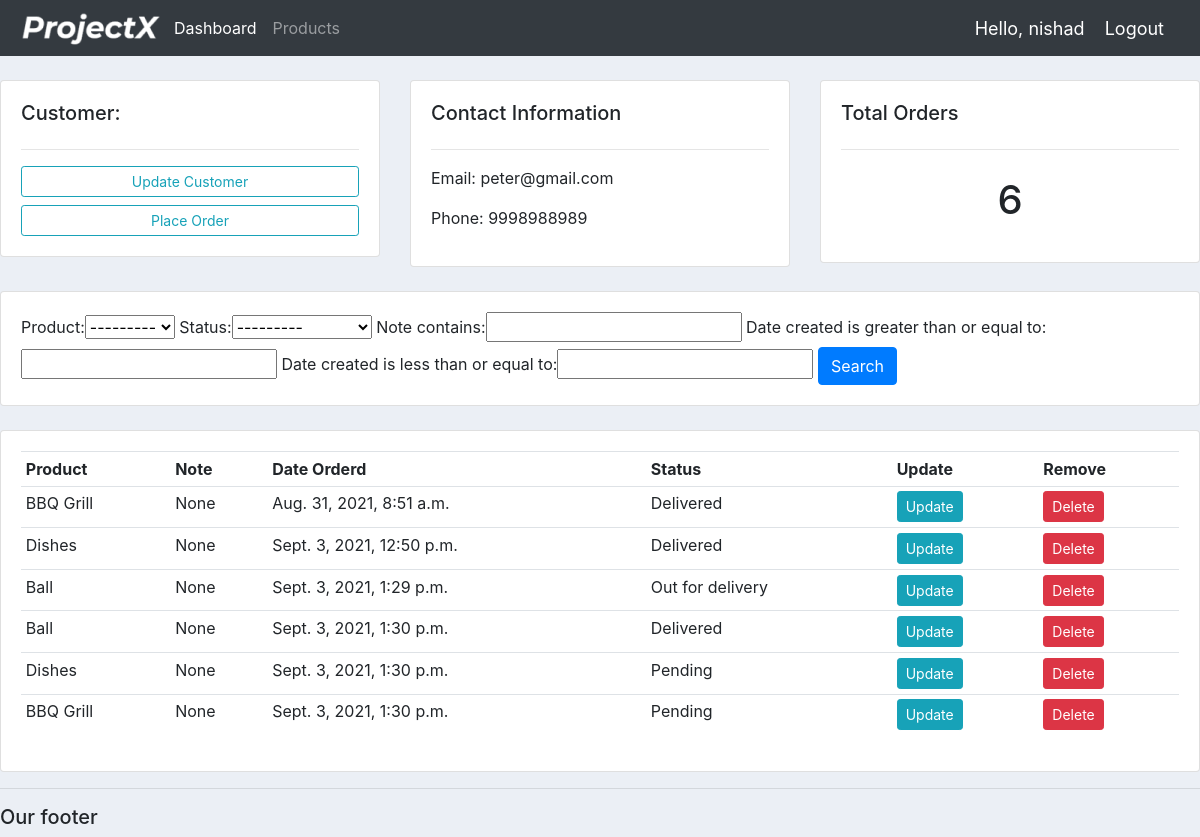
The page /customer/2/ (signed in) on the database its author committed.
### accounts/models.py (models this page shows, shortened)
class Customer(models.Model):
	name = models.CharField(max_length=200, null=True)
	phone = models.CharField(max_length=200, null=True)
	email = models.CharField(max_length=200, null=True)
	date_created = models.DateTimeField(auto_now_add=True, null=True)

class Order(models.Model):
	STATUS = (
			('Pending', 'Pending'),
			('Out for delivery', 'Out for delivery'),
			('Delivered', 'Delivered')
			)
	customer = models.ForeignKey(Customer, null=True, on_delete= models.SET_NULL)
	product =	models.ForeignKey(Product, null=True, on_delete= models.SET_NULL)
	date_created = date_created = models.DateTimeField(auto_now_add=True, null=True)
	status = models.CharField(max_length=200, null=True, choices=STATUS)
	note = models.CharField(max_length=1000, null=True)

class Product(models.Model):
	CATEGORY = (
			('Indoor', 'Indoor'),
			('Out Door', 'Out Door')
		)
	name = models.CharField(max_length=200, null=True)
	price = models.FloatField(null=True)
	category =	models.CharField(max_length=200, null=True, choices=CATEGORY)
	description = models.CharField(max_length=200, null=True, blank=True)
	date_created = date_created = models.DateTimeField(auto_now_add=True, null=True)
	tags = models.ManyToManyField(Tag)
	def __str__(self):
		return self.name

### accounts/views.py (the view)
# urls.py: path('customer/<str:pk_test>/', views.customer, name="customer"),
@login_required(login_url='login')
def customer(request, pk_test):
	customer = Customer.objects.get(id=pk_test)
	orders = customer.order_set.all()
	order_count = orders.count()
	myFilter = OrderFilter(request.GET, queryset=orders)
	orders = myFilter.qs
	context = {'customer': customer,
			'orders': orders,
			'order_count': order_count,
			'myFilter': myFilter}
	return render(request, 'accounts/customer.html', context)

### accounts/templates/accounts/customer.html
{% extends 'accounts/main.html' %}
{% block content %}
<br>
	<div class="row">
		<div class="col-md">
			<div class="card card-body">
				<h5>Customer:</h5>
				<hr>
				<a class="btn btn-outline-info  btn-sm btn-block" href="">Update Customer</a>
				<a class="btn btn-outline-info  btn-sm btn-block" href="{% url 'create_order' customer.id %}">Place Order</a>
			</div>
		</div>
		<div class="col-md">
			<div class="card card-body">
				<h5>Contact Information</h5>
				<hr>
				<p>Email: {{customer.email}}</p>
				<p>Phone: {{customer.phone}}</p>
			</div>
		</div>
		<div class="col-md">
			<div class="card card-body">
				<h5>Total Orders</h5>
				<hr>
				<h1 style="text-align: center;padding: 10px">{{order_count}}</h1>
			</div>
		</div>
	</div>
	<br>
	<div class="row">
		<div class="col">
			<div class="card card-body">
				<form method="get">
					{{ myFilter.form }}
			    	<button class="btn btn-primary" type="submit">Search</button>
			  	</form>
			</div>
		</div>
	</div>
	<br>
	<div class="row">
		<div class="col-md">
			<div class="card card-body">
				<table class="table table-sm">
					<tr>
						<th>Product</th>
						<th>Note</th>
						<th>Date Orderd</th>
						<th>Status</th>
						<th>Update</th>
						<th>Remove</th>
					</tr>
					{% for order in orders %}
						<tr>
							<td>{{order.product}}</td>
							<td>{{order.note}}</td>
							<td>{{order.date_created}}</td>
							<td>{{order.status}}</td>
							<td><a class="btn btn-sm btn-info" href="{% url 'update_order' order.id %}">Update</td>
							<td><a class="btn btn-sm btn-danger" href="{% url 'delete_order' order.id %}">Delete</td>
						</tr>
					{% endfor %}
				</table>
			</div>
		</div>
	</div>
{% endblock %}

### accounts/templates/accounts/navbar.html (shortened to what this page needs)
{% load static %}
<nav class="navbar navbar-expand-lg navbar-dark bg-dark">
  <img src="{% static 'images/logo.png' %}">
  <div class="collapse navbar-collapse" id="navbarNav">
    <ul class="navbar-nav">
      <li class="nav-item active">
        <a class="nav-link" href="{% url 'home' %}">Dashboard</a>
      </li>
      <li class="nav-item">
        <a class="nav-link" href="{% url 'products' %}">Products</a>
      </li>
    </ul>
  </div>
<span class="hello-msg">Hello, {{request.user.username}}</span>
<span><a class="hello-msg" href="{% url 'logout' %}">Logout</a></span>
</nav>

### static/css/main.css (style rules this page uses)
body { background-color: #ebeff5; }

### accounts/templates/accounts/navbar.html (style rules this page uses)
.hello-msg { font-size: 18px; color: #fff; margin-right: 20px; }

### rows shown on the page
Customer: email "peter@gmail.com", phone "9998988989"
Order: product "BBQ Grill", note "None", date_created "Aug. 31, 2021, 8:51 a.m.", status "Delivered"
Order: product "Dishes", note "None", date_created "Sept. 3, 2021, 12:50 p.m.", status "Delivered"
Order: product "Ball", note "None", date_created "Sept. 3, 2021, 1:29 p.m.", status "Out for delivery"
Order: product "Ball", note "None", date_created "Sept. 3, 2021, 1:30 p.m.", status "Delivered"
Order: product "Dishes", note "None", date_created "Sept. 3, 2021, 1:30 p.m.", status "Pending"
Order: product "BBQ Grill", note "None", date_created "Sept. 3, 2021, 1:30 p.m.", status "Pending"

### other values the page prints
{{ request.user.username }} "nishad"
{{ order_count }} "6"
